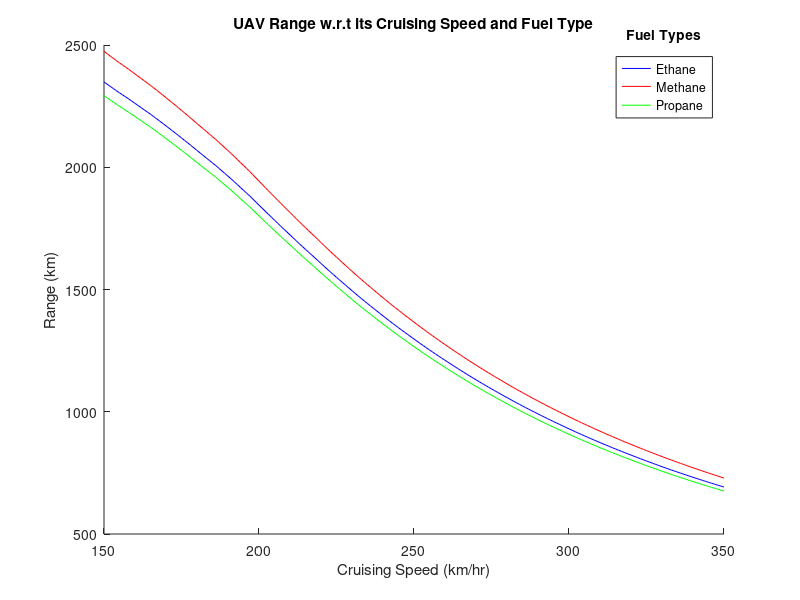

The MATLAB script that drew this image:
clc;clear;close all

m_aircraft = 1600;              % kg; mass of aircraft without fuel & equipment
eff_actual_cycle = 0.430218;    % efficiency of actual cycle
m_fuel = 400;                   % kg; mass of fuel

H_ethane = 47484;               % kJ/kg; heating value for ethane
M_mass_ethane = 30.070;         % g/mol; molecular mass of ethane
carbon_atoms_ethane = 2;        % # of carbon atoms in methanes chemical formula

H_methane = 50010;              % kJ/kg; heating value for methane
M_mass_methane = 16.043;        % g/mol; molecular mass of methane
carbon_atoms_methane = 1;        % # of carbon atoms in methanes chemical formula

H_propane = 46352;              % kJ/kg; heating value for propane
M_mass_propane = 44.094;        % g/mol; molecular mass of propane
carbon_atoms_propane = 3;        % # of carbon atoms in methanes chemical formula

H = [H_ethane H_methane H_propane];
M_mass_co2 = 44.0095;           % g/mol; molar mass of carbon dioxide
g = 9.8;                        % m/s^2
v = (150:350);                  % km/hr; cruising speed of drone
rho_air = 1.007;                % kg/m^3; density of air at 2000 m altitude
A = 30;                         % m^2; planform area of UAV wing

load coefficients_chart
alpha = coefficients_chart(:,1);   % selects every value in the column for angle of attack alpha
C_L = coefficients_chart(:,2);     % selects every value in the column for coeff of lift
C_D = coefficients_chart(:,3);     % selects every value in the column for coeff of drag

for i = 1:length(H)
    Q_released = m_fuel*(H(i)*1000);        % J; or kg*m^2/s^2; amount of energy from combustion
    lift = (m_fuel + m_aircraft)*g;             % Newtons; or kg*m/s^2
    
    for j = 1:length(v)
        coeff_L(i,j) = (2*lift)/(rho_air*A*(v(j)/3.6).^(2));  % units cancel - checked;
        alpha_actual(i,j) = interp1(C_L,alpha,coeff_L(i,j));    % degrees; corresponds to the alpha for the given C_L in the table
        coeff_D(i,j) = interp1(alpha,C_D,alpha_actual(i,j));    % corresponds to the C_D for the given alpha in the table
        drag(i,j) = 0.5*rho_air*A*(v(j)^2)*coeff_D(i,j);        % Newtons; or kg*m/s^2
        range(i,j) = ((Q_released*eff_actual_cycle)./drag(i,j))/1000;  % kilometers
    end
end

moles_ethane = m_fuel/M_mass_ethane;    %   calculates moles of ethane from given am't of fuel
moles_co2_ethane = moles_ethane*(carbon_atoms_ethane);   %  calculates moles of co2 using ratio
emissions_ethane = (moles_co2_ethane*M_mass_co2)/1000;   %   kg; carbon dioxide emissions

moles_methane = m_fuel/M_mass_methane;    %   calculates moles of methane from given am't of fuel
moles_co2_methane = moles_methane*(carbon_atoms_methane);   %  calculates moles of co2 using ratio
emissions_methane = (moles_co2_methane*M_mass_co2)/1000;   %   kg; carbon dioxide emissions

moles_propane = m_fuel/M_mass_propane;    %   calculates moles of propane from given am't of fuel
moles_co2_propane = moles_propane*(carbon_atoms_propane);   %  calculates moles of co2 using ratio
emissions_propane = (moles_co2_propane*M_mass_co2)/1000;   %   kg; carbon dioxide emissions

hold on
plot(v,range(1,:),'b')  %   plotted seperately only so i could choose the colors
plot(v,range(2,:),'r')  %   could be plotted easier with plot(v,range)
plot(v,range(3,:),'g')
title('UAV Range w.r.t its Cruising Speed and Fuel Type')
xlabel('Cruising Speed (km/hr)')
ylabel('Range (km)')
legend('Ethane','Methane','Propane')
leg = legend('show');       %   adds a title to the legend
title(leg,'Fuel Types')     %   adds a title to the legend
